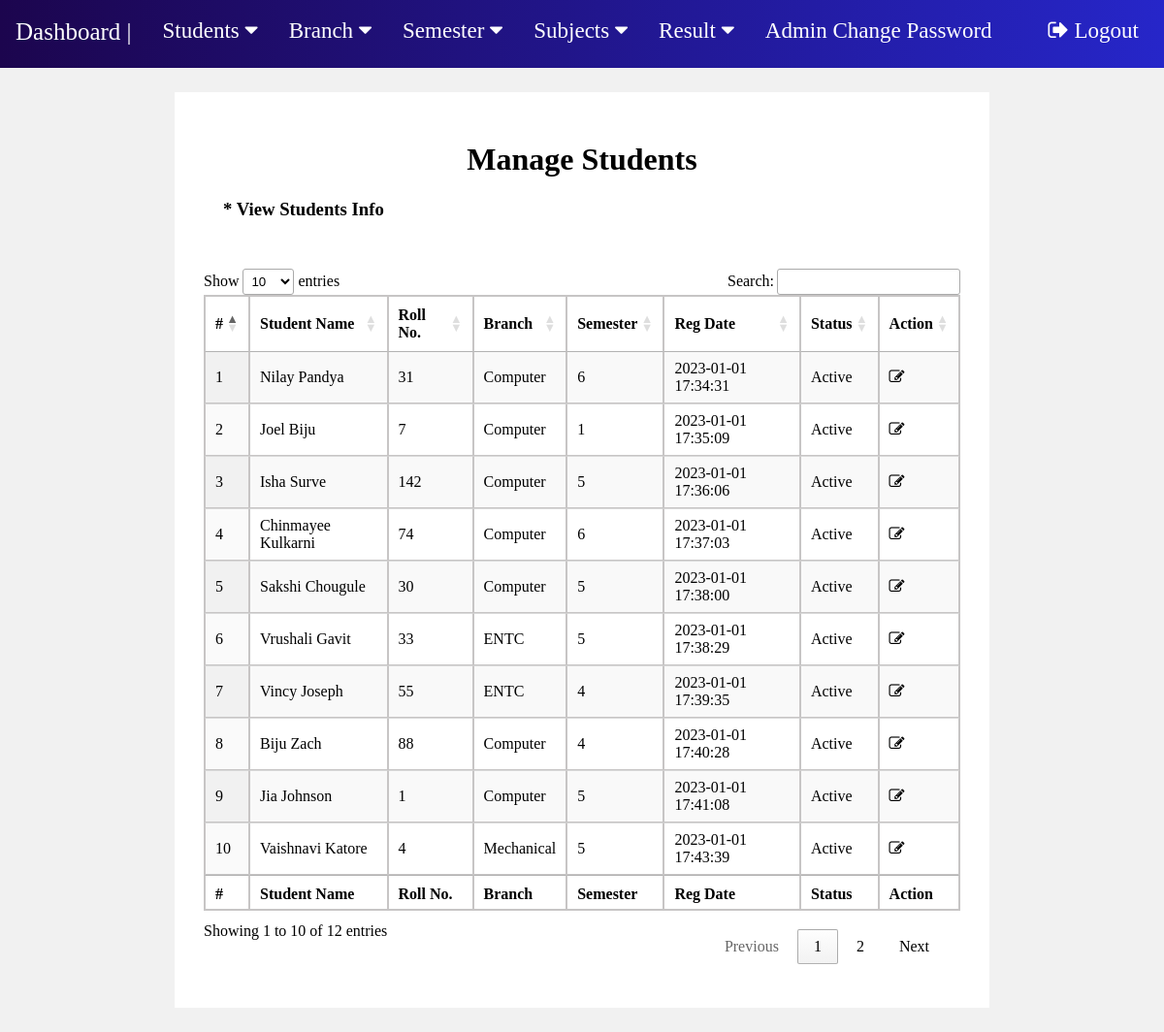
The page /manage-students.php (signed in) on the database its author committed.
### tables this page shows
CREATE TABLE `student` (
  `reg_id` int(255) NOT NULL,
  `Name` varchar(200) NOT NULL,
  `Roll_No` int(160) NOT NULL,
  `Email` varchar(100) NOT NULL,
  `Gender` varchar(50) NOT NULL,
  `DOB` varchar(100) NOT NULL,
  `branch_id` int(100) NOT NULL,
  `sem_id` int(8) NOT NULL,
  `Reg_date` timestamp NOT NULL DEFAULT current_timestamp(),
  `status` int(1) NOT NULL
);

CREATE TABLE `branch` (
  `branch_id` int(50) NOT NULL,
  `branch` varchar(100) NOT NULL
);

CREATE TABLE `semester` (
  `sem_id` int(9) NOT NULL,
  `semester` int(100) NOT NULL
);

### manage-students.php (the view, shortened to what this page needs)
<?php
include "includes/connection.php";
?>
<!DOCTYPE html>
<html lang="en">
<head>
    <link rel="stylesheet" type="text/css" href="css/fp1.css?version=51">
	<link rel="stylesheet" href=
"https://cdn.datatables.net/1.10.22/css/jquery.dataTables.min.css" />
</head>
<body>
    <?php include "nav.php";?>
    <div class="m2">
        <h1 style="text-align:center;">Manage Students</h1>
        <h3 style="margin : 20px; margin-bottom:50px">* View Students Info</h3>
        <table id="tableID" class="display">
            <thead  >
                <tr >
                    <th >#</th>
                    <th>Student Name</th>
                    <th>Roll No.</th>
                    <th>Branch</th>
                    <th>Semester</th>
                    <th>Reg Date</th>
                    <th>Status</th>
                    <th>Action</th>
                </tr>
            </thead>
            <tfoot>
                <tr>
                    <th>#</th>
                    <th>Student Name</th>
                    <th>Roll No.</th>
                    <th>Branch</th>
                    <th>Semester</th>
                    <th>Reg Date</th>
                    <th>Status</th>
                    <th>Action</th>
                </tr>
            </tfoot>
            <tbody>
<?php
$sql = "SELECT student.Name, student.Roll_No, student.Reg_date, student.status, student.reg_id, branch.branch, semester.semester from student join branch on student.branch_id = branch.branch_id join semester on student.sem_id = semester.sem_id ";
$result = mysqli_query($conn, $sql);
$c = 1;
$num = mysqli_num_rows($result);
if($num > 0){
    while($row = mysqli_fetch_assoc($result)){
        ?>
        <tr>
            <td><?php echo $c;?></td>
            <td><?php echo $row['Name'];?></td>
            <td><?php echo $row['Roll_No'];?></td>
            <td><?php echo $row['branch'];?></td>
            <td><?php echo $row['semester'];?></td>
            <td><?php echo $row['Reg_date'];?></td>
            <td><?php if($row['status'] == 1){
                echo "Active";
            }
            else{
                echo "Blocked";
            };?></td>
            <td><a href="edit-student.php?stid=<?php echo $row['reg_id'];?>"><i class="fa fa-edit" title="Edit Record"></i> </a></td>
        </tr>
        <?php
        $c++;
    }
}
?>
            </tbody>
        </table>
    </div>
</body>
</html>

### nav.php (shortened to what this page needs)
    <!DOCTYPE html>
<html>
<head>
<link rel="stylesheet" href="https://cdnjs.cloudflare.com/ajax/libs/font-awesome/4.7.0/css/font-awesome.min.css">
 <link rel="stylesheet" href="css/nav.css">
</head>
<body>
<div class="navbar">
  <a href="dashboard.php">Dashboard | </a>
  <div class="dropdown">
    <button class="dropbtn">Students
      <i class="fa fa-caret-down"></i>
    </button>
  </div>
  <div class="dropdown">
    <button class="dropbtn">Branch
      <i class="fa fa-caret-down"></i>
    </button>
  </div>
  <div class="dropdown">
    <button class="dropbtn">Semester
      <i class="fa fa-caret-down"></i>
    </button>
  </div>
  <div class="dropdown">
    <button class="dropbtn">Subjects
      <i class="fa fa-caret-down"></i>
    </button>
  </div>
  <div class="dropdown">
    <button class="dropbtn">Result
      <i class="fa fa-caret-down"></i>
    </button>
  </div>
  <a href="change-password.php"style="font-size : 23px" >Admin Change Password </a>
  <a href="logout.php"style="font-size : 23px; float:right; margin-right : 10px" ><i class="fa fa-sign-out"></i> Logout </a>
</div>
</body>
</html>

### css/fp1.css (style rules this page uses)
body { background-color: rgb(241, 241, 241); margin: 0; }
table { border: 1px solid rgb(199, 197, 197); margin: auto auto; border-collapse: collapse; width: 95%; margin-bottom: 50px; }
th, td { border-collapse: collapse; padding: 8px; text-align: left; border: 1px solid rgb(199, 197, 197); border-collapse: collapse; }
th { text-align: left; }
a { text-decoration: none; color: black; }
.m2 { background-color:White; border: 30px solid white; margin : 25px auto; width: 65%; }

### css/nav.css (style rules this page uses)
.navbar { padding-top:5px; height : 65px; overflow: hidden; background:linear-gradient(to right,rgb(28, 5, 78),rgb(38, 38, 201)); }
.navbar a { float: left; font-size: 25px; color: white; text-align: center; padding: 14px 16px; text-decoration: none; }
.dropdown { float: left; overflow: hidden; }
.dropdown .dropbtn { font-size: 23px; border: none; outline: none; color: white; padding: 14px 16px; background-color: inherit; font-family: inherit; margin: 0; }

### rows shown on the page
student: Name "Nilay Pandya", Roll_No "31", branch.branch "Computer", sem.semester "6", Reg_date "2023-01-01 17:34:31", status "Active"
student: Name "Joel Biju", Roll_No "7", branch.branch "Computer", sem.semester "1", Reg_date "2023-01-01 17:35:09", status "Active"
student: Name "Isha Surve", Roll_No "142", branch.branch "Computer", sem.semester "5", Reg_date "2023-01-01 17:36:06", status "Active"
student: Name "Chinmayee Kulkarni", Roll_No "74", branch.branch "Computer", sem.semester "6", Reg_date "2023-01-01 17:37:03", status "Active"
student: Name "Sakshi Chougule", Roll_No "30", branch.branch "Computer", sem.semester "5", Reg_date "2023-01-01 17:38:00", status "Active"
student: Name "Vrushali Gavit", Roll_No "33", branch.branch "ENTC", sem.semester "5", Reg_date "2023-01-01 17:38:29", status "Active"
student: Name "Vincy Joseph", Roll_No "55", branch.branch "ENTC", sem.semester "4", Reg_date "2023-01-01 17:39:35", status "Active"
student: Name "Biju Zach", Roll_No "88", branch.branch "Computer", sem.semester "4", Reg_date "2023-01-01 17:40:28", status "Active"
student: Name "Jia Johnson", Roll_No "1", branch.branch "Computer", sem.semester "5", Reg_date "2023-01-01 17:41:08", status "Active"
student: Name "Vaishnavi Katore", Roll_No "4", branch.branch "Mechanical", sem.semester "5", Reg_date "2023-01-01 17:43:39", status "Active"
